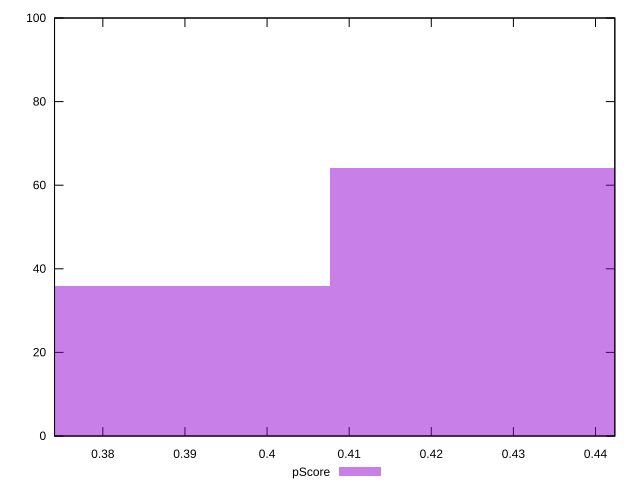

The gnuplot source for this figure:
reset

$pScore <<EOF
0.38999867262323024 36
0.4254530974071603 64
EOF

set key outside below
set boxwidth 0.03545442478393002
set xrange [0.37411764705882355:0.4423529411764706]
set yrange [0:100]
set trange [0:100]
set style fill transparent solid 0.5 noborder
set terminal svg size 640, 490 enhanced background rgb 'white'
set output "report_00014_2021-02-09T15:56:05.503Z/uses-text-compression/samples/pages+cached+noadtech+nomedia+nocss/pScore/histogram.svg"

plot $pScore title "pScore" with boxes

reset
